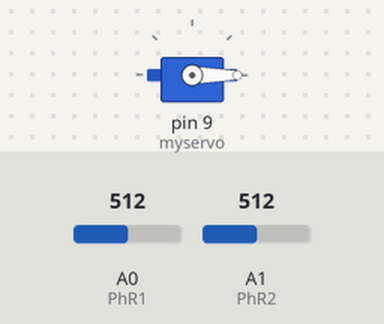
The sketch below on a simulated Arduino Uno, built with avr-gcc and run on an emulated ATmega328P. Shown: servo. The inputs (shaded band) are chosen by the test bench; at power-on: A0 (PhR1) = 512, A1 (PhR2) = 512. What the sketch prints to the serial monitor is not drawn.

Above: at 1.8 s.
1.9 s: A0 (PhR1) set to 627
3.4 s: A0 (PhR1) set to 645
At 4.79 s:
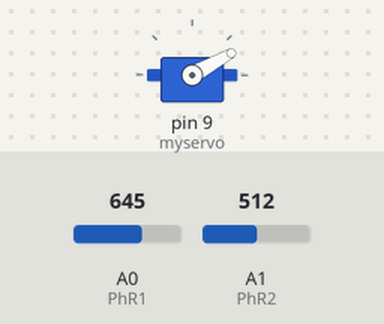
At 6.8 s:
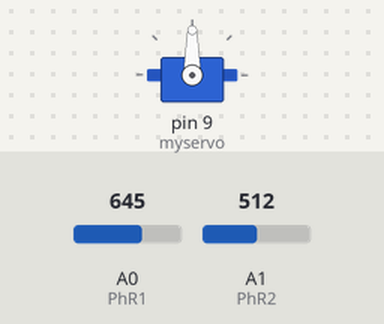
Timing chart, 0 to 8.3 s (numbered marks = the images above; inputs shaded):
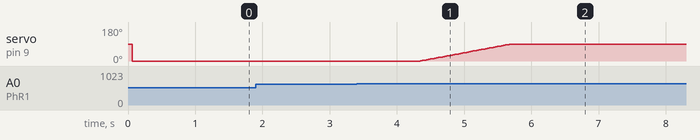

Measured:
- the behaviour switches between 638 and 639 on A0 (PhR1) (found by bisection; images 0 and 1)
- after the input at 1.9 s, every drawn part: stays the same
- after the input at 3.4 s, servo on pin 9 (myservo): moves from 0° to 90° over 1.4 s, starting after 0.95 s

The sketch:

smart_home_light_control.ino
```cpp
#include <Servo.h>

//Constants
#define Vin 5 // V power voltage

const int PhR1 = A0; //Outside
const int PhR2 = A1; //Inside

//Variables
int valuePR1,valuePR2;
Servo myservo;
int pos = 0;
int PrevPos = 0;
int ResValue,ResValue2;
int AchValue;

void setup() {
  pinMode(PhR1,INPUT);
  pinMode(PhR2,INPUT);
  Serial.begin(9600);

  myservo.attach(9);
}

int sensorRawToRes(int sensorValue){
  // Conversion
  float Vout = float(sensorValue) * (Vin / float(1023));// Conversion analog to voltage
  //Serial.print("Voltage= ");
  //Serial.println(Vout);
  float RLDR = (Vin - Vout) / (Vout / 1000); // Conversion voltage to resistance
  return RLDR;

}

void loop() {

  valuePR1 = analogRead(PhR1);
  valuePR2 = analogRead(PhR2);

  ResValue = sensorRawToRes(valuePR1);
  ResValue2 = sensorRawToRes(valuePR2);
  delay(15);

  //Serial Print for debugging
  Serial.print("Raw value from sensor = ");
  Serial.println(valuePR1);
  Serial.print("Physical value from outside sensor = ");
  Serial.print(ResValue);
  Serial.print("Physical value from inside sensor = ");
  Serial.print(ResValue2);

  if(ResValue > 600){ // NIGHT
  for (pos = PrevPos; pos >= 0; pos -= 1) { // goes from 90 to 0 degrees
       myservo.write(pos); // go to position in variable 'pos'
       delay(15); // waits 15ms
  }
  PrevPos = pos;

  }else if(ResValue > 90){ //DAWN AND SUNRISE
    for (pos = PrevPos; pos <= 90; pos += 1) { // goes from 0 to 90 degrees
       myservo.write(pos); // go to position in variable 'pos'
       delay(15); // waits 15ms
    }
  PrevPos = pos;

  }else{ //NOON
    AchValue = 70/100 * ResValue2 + ResValue2;
    pos = 0;
    while (ResValue >= AchValue){
      pos++;
      myservo.write(pos);
      delay(15);
      if(pos>=90)
        break;
    }
    PrevPos = pos;
  }

  delay(1000);

}
```
